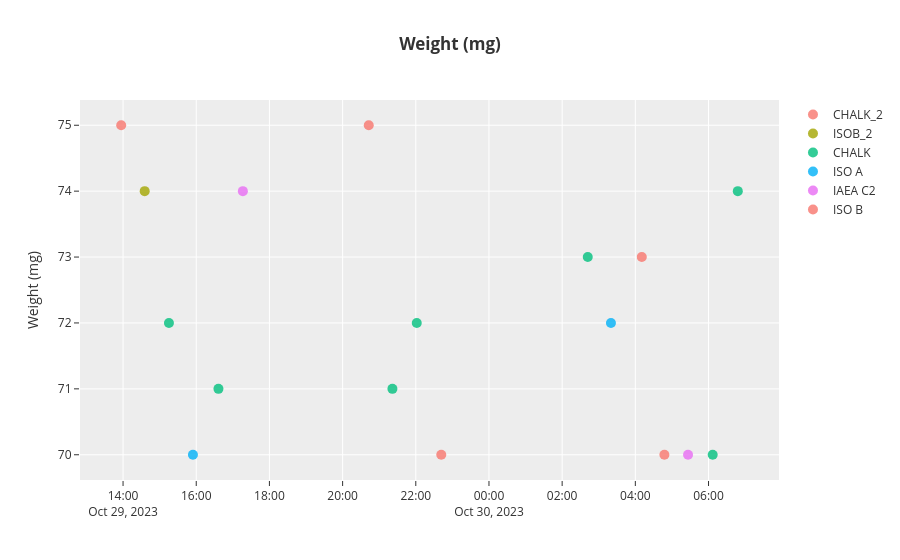
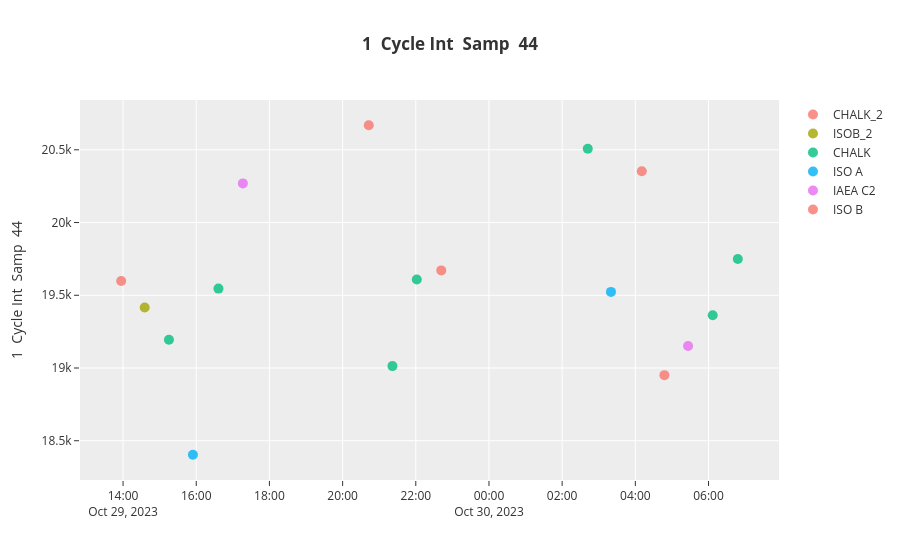
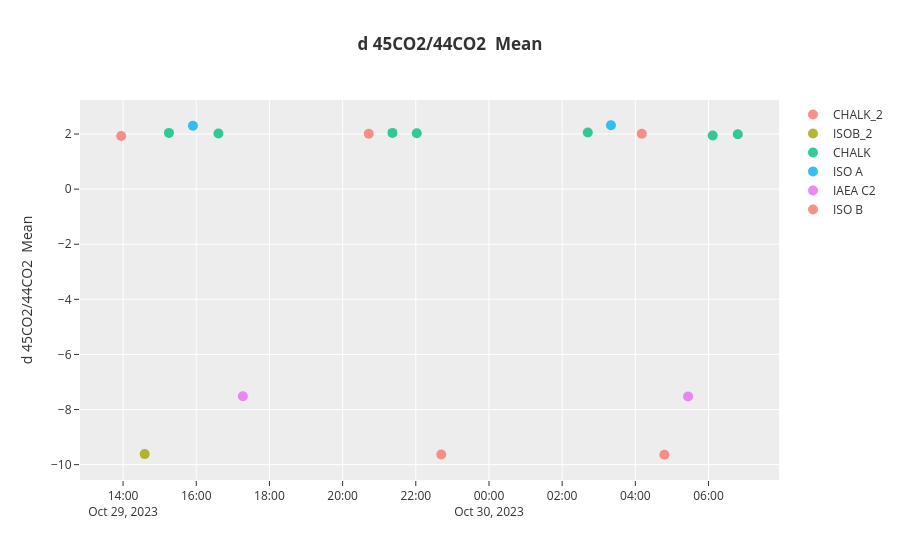
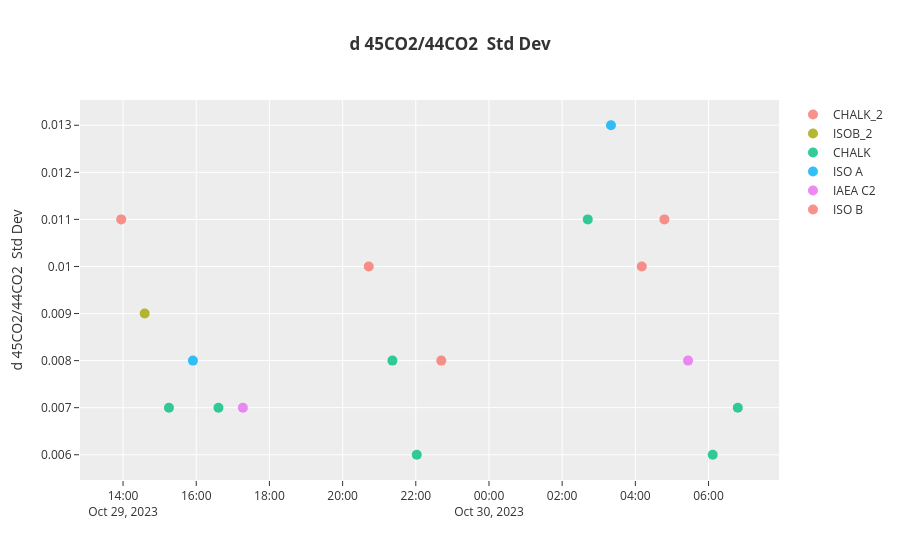

These figures' notebook cell, in order:
### Markdown cell above
## Delta Values Scatter Plots per Standard vs Time
This code generates scatter plots with markers for each group_column and displays custom information on hover. It utilizes the plotly.graph_objects library to create and manipulate the figures.

**Data Preparation**

`Define Group Columns`: The group_columns list specifies the columns to be plotted on the y-axis.

`Filter Data`: For each group column, the code filters the data for the corresponding identifier1 group and group column.

**Scatter Plot Creation**

`Create Figure`: A go.Figure object is created for each group column to hold the corresponding scatter plot.

`Generate Traces`: For each identifier1 group within the current group column, a scatter plot trace is generated using go.Scatter.

`Data`: The x and y values are set from the filtered data's "Time Code" and group column, respectively.
`Appearance`: The name is set to the identifier1 key, and the mode is set to "markers" to remove lines.
`Customdata`: A list of tuples is created containing the identifier1 key, weight, and line number. This customdata provides additional information on hover.
`Hovertemplate`: A hovertemplate is defined to display the customdata information (identifier1 key, weight, and line number) along with the y-axis value.
`Add Traces to Figure`: Each scatter plot trace is added to the corresponding figure using fig.add_trace.

**Figure Layout and Display**

`Update Layout`: The layout of each figure is updated using fig.update_layout.

`Title`: The title is set to the current group column name.
`Axis Titles`: The x-axis title is set to "", and the y-axis title is set to the group column name.
`Legend`: The legend is displayed.
`Store Figures`: The generated figures are stored in a dictionary figures for easy access.

`Display Figures`: Each figure in the figures dictionary is displayed using fig.show().

**Hover Information**

The hovertemplate provides additional information when hovering over a data point. It displays the identifier1 key (represented as "Init. intensity (mV)"), weight, and line number.

**Overall Structure**

The code iterates through each group column, generates scatter plots for each identifier1 group within that column, and displays the corresponding figures. It effectively visualizes the data for each group column while providing additional information on hover.

### Code cell
# Define the group columns to plot
group_columns = ['Weight (mg)',
       '1  Cycle Int  Samp  44', 
       'd 45CO2/44CO2  Mean', 'd 45CO2/44CO2  Std Dev',
       'd 46CO2/44CO2  Mean', 'd 46CO2/44CO2  Std Dev',
       'd 47CO2/44CO2  Mean', 'd 47CO2/44CO2  Std Dev',
       'd 48CO2/44CO2  Mean', 'd 48CO2/44CO2  Std Dev',
       'd 49CO2/44CO2  Mean', 'd 49CO2/44CO2  Std Dev', 
       'd 13C/12C  Mean', 'd 13C/12C  Std Dev', 
       'd 18O/16O  Mean', 'd 18O/16O  Std Dev']

# Create a dictionary to store figures
figures = {}

# Iterate through each group column
for group_column in group_columns:
    # Create a figure for the current group column
    fig = go.Figure()

    # Iterate through each identifier1 group
    for identifier1_key in df_std_cp["Identifier 1"].unique():
        # Filter data for the current group_column and identifier1_key
        filtered_data = df_std_cp[(df_std_cp["Identifier 1"] == identifier1_key)]

        # Create a scatter plot trace with markers and customdata
        customdata = list(zip(filtered_data["Weight (mg)"], filtered_data["1  Cycle Int  Samp  44"], filtered_data["Line"]))
        # customdata = [(str(identifier1_key), weight, line_number) for weight, line_number in zip(filtered_data["Weight (mg)"], filtered_data["Line"])]
        trace = go.Scatter(
            x=filtered_data["Time Code"],
            y=filtered_data[group_column],
            name=identifier1_key,
            mode="markers",  # Set mode to 'markers' to remove lines
            marker=dict(size=10, opacity=0.8),  # Customize marker appearance
            customdata=customdata,  # Add customdata for hover information
            hovertemplate="<b>Init. intensity (mV): %{customdata[1]}</b><br>" +
                          "<b>Weight (mg): %{customdata[0]:.1f}</b><br>" +
                           "<b>Line: %{customdata[2]}</b><br>"
        )

        # Add the trace to the figure
        fig.add_trace(trace)

    # Update the layout
    fig.update_layout(
        title=f"<b>{group_column}</b>",
        xaxis_title="",
        yaxis_title=group_column,
        showlegend=True
    )

    # Add the figure to the figures dictionary
    figures[group_column] = fig

# Create a subplot layout for vertically stacked figures
# combined_fig = make_subplots(rows=len(figures), cols=1)

# # Add each figure to the subplot layout
# for i, (group_column, fig) in enumerate(figures.items()):
#     for data in fig.data:
#         # Ensure legend labels and graphs are aligned
#         # Set legendgroup to group graphs by legend label
#         data.update(legendgroup=group_column)
#         combined_fig.add_trace(data, row=i + 1, col=1)

#         # Add titles and y-labels to each graph
#         combined_fig.update_yaxes(title_text=group_column, row=i + 1, col=1)
#         combined_fig.update_xaxes(title_text="", row=i + 1, col=1)

# # Set subplot titles
# subplot_titles = [f"<b>{group_column}</b>" for group_column in figures.keys()]
# combined_fig.update_layout(
#     title_text="Grouped Columns vs Time Code",
#     showlegend=True, # show a single legend per group_column
#     height=300 * len(figures),  # Adjust the height as needed
#     title_x=0.5,
#     title_y=0.98,
#     title_xanchor="center",
#     title_yanchor="top",
#     title_font=dict(size=24),
# )
# combined_fig.update_xaxes(title_text="", row=len(figures), col=1)
# combined_fig.update_xaxes(title_font=dict(size=16))
# combined_fig.update_yaxes(title_font=dict(size=16))

# Save the combined subplot layout to an HTML file
# pyo.plot(combined_fig, filename="combined_figures.html")

# Show the figures
for fig in figures.values():
    fig.show()

### Figure 1 — Plotly figure (JSON) as saved in the notebook; plotly's stock layout.template omitted (floating-point values rounded to 4 significant figures)
{"data": [{"customdata": [[75, 19600.0, 1], [75, 20670.0, 1], [73, 20350.0, 2]], "hovertemplate": "<b>Init. intensity (mV): %{customdata[1]}</b><br><b>Weight (mg): %{customdata[0]:.1f}</b><br><b>Line: %{customdata[2]}</b><br>", "marker": {"opacity": 0.8, "size": 10}, "mode": "markers", "name": "CHALK_2", "type": "scatter", "x": ["2023-10-29T13:56:57", "2023-10-29T20:42:52", "2023-10-30T04:10:35"], "y": [75, 75, 73]}, {"customdata": [[74, 19420.0, 2]], "hovertemplate": "<b>Init. intensity (mV): %{customdata[1]}</b><br><b>Weight (mg): %{customdata[0]:.1f}</b><br><b>Line: %{customdata[2]}</b><br>", "marker": {"opacity": 0.8, "size": 10}, "mode": "markers", "name": "ISOB_2", "type": "scatter", "x": ["2023-10-29T14:35:28"], "y": [74]}, {"customdata": [[72, 19190.0, 1], [71, 19550.0, 1], [71, 19010.0, 2], [72, 19610.0, 1], [73, 20510.0, 2], [70, 19360.0, 1], [74, 19750.0, 2]], "hovertemplate": "<b>Init. intensity (mV): %{customdata[1]}</b><br><b>Weight (mg): %{customdata[0]:.1f}</b><br><b>Line: %{customdata[2]}</b><br>", "marker": {"opacity": 0.8, "size": 10}, "mode": "markers", "name": "CHALK", "type": "scatter", "x": ["2023-10-29T15:15:15", "2023-10-29T16:36:24", "2023-10-29T21:21:41", "2023-10-29T22:01:37", "2023-10-30T02:42:00", "2023-10-30T06:06:52", "2023-10-30T06:48:01"], "y": [72, 71, 71, 72, 73, 70, 74]}, {"customdata": [[70, 18400.0, 2], [72, 19520.0, 1]], "hovertemplate": "<b>Init. intensity (mV): %{customdata[1]}</b><br><b>Weight (mg): %{customdata[0]:.1f}</b><br><b>Line: %{customdata[2]}</b><br>", "marker": {"opacity": 0.8, "size": 10}, "mode": "markers", "name": "ISO A", "type": "scatter", "x": ["2023-10-29T15:54:34", "2023-10-30T03:20:02"], "y": [70, 72]}, {"customdata": [[74, 20270.0, 2], [70, 19150.0, 2]], "hovertemplate": "<b>Init. intensity (mV): %{customdata[1]}</b><br><b>Weight (mg): %{customdata[0]:.1f}</b><br><b>Line: %{customdata[2]}</b><br>", "marker": {"opacity": 0.8, "size": 10}, "mode": "markers", "name": "IAEA C2", "type": "scatter", "x": ["2023-10-29T17:16:26", "2023-10-30T05:26:26"], "y": [74, 70]}, {"customdata": [[70, 19670.0, 2], [70, 18950.0, 1]], "hovertemplate": "<b>Init. intensity (mV): %{customdata[1]}</b><br><b>Weight (mg): %{customdata[0]:.1f}</b><br><b>Line: %{customdata[2]}</b><br>", "marker": {"opacity": 0.8, "size": 10}, "mode": "markers", "name": "ISO B", "type": "scatter", "x": ["2023-10-29T22:41:47", "2023-10-30T04:47:40"], "y": [70, 70]}], "layout": {"showlegend": true, "title": {"text": "<b>Weight (mg)</b>"}, "xaxis": {"title": {"text": ""}}, "yaxis": {"title": {"text": "Weight (mg)"}}}}

### Figure 2 — Plotly figure (JSON) as saved in the notebook; plotly's stock layout.template omitted (floating-point values rounded to 4 significant figures)
{"data": [{"customdata": [[75, 19600.0, 1], [75, 20670.0, 1], [73, 20350.0, 2]], "hovertemplate": "<b>Init. intensity (mV): %{customdata[1]}</b><br><b>Weight (mg): %{customdata[0]:.1f}</b><br><b>Line: %{customdata[2]}</b><br>", "marker": {"opacity": 0.8, "size": 10}, "mode": "markers", "name": "CHALK_2", "type": "scatter", "x": ["2023-10-29T13:56:57", "2023-10-29T20:42:52", "2023-10-30T04:10:35"], "y": [19600.0, 20670.0, 20350.0]}, {"customdata": [[74, 19420.0, 2]], "hovertemplate": "<b>Init. intensity (mV): %{customdata[1]}</b><br><b>Weight (mg): %{customdata[0]:.1f}</b><br><b>Line: %{customdata[2]}</b><br>", "marker": {"opacity": 0.8, "size": 10}, "mode": "markers", "name": "ISOB_2", "type": "scatter", "x": ["2023-10-29T14:35:28"], "y": [19420.0]}, {"customdata": [[72, 19190.0, 1], [71, 19550.0, 1], [71, 19010.0, 2], [72, 19610.0, 1], [73, 20510.0, 2], [70, 19360.0, 1], [74, 19750.0, 2]], "hovertemplate": "<b>Init. intensity (mV): %{customdata[1]}</b><br><b>Weight (mg): %{customdata[0]:.1f}</b><br><b>Line: %{customdata[2]}</b><br>", "marker": {"opacity": 0.8, "size": 10}, "mode": "markers", "name": "CHALK", "type": "scatter", "x": ["2023-10-29T15:15:15", "2023-10-29T16:36:24", "2023-10-29T21:21:41", "2023-10-29T22:01:37", "2023-10-30T02:42:00", "2023-10-30T06:06:52", "2023-10-30T06:48:01"], "y": [19190.0, 19550.0, 19010.0, 19610.0, 20510.0, 19360.0, 19750.0]}, {"customdata": [[70, 18400.0, 2], [72, 19520.0, 1]], "hovertemplate": "<b>Init. intensity (mV): %{customdata[1]}</b><br><b>Weight (mg): %{customdata[0]:.1f}</b><br><b>Line: %{customdata[2]}</b><br>", "marker": {"opacity": 0.8, "size": 10}, "mode": "markers", "name": "ISO A", "type": "scatter", "x": ["2023-10-29T15:54:34", "2023-10-30T03:20:02"], "y": [18400.0, 19520.0]}, {"customdata": [[74, 20270.0, 2], [70, 19150.0, 2]], "hovertemplate": "<b>Init. intensity (mV): %{customdata[1]}</b><br><b>Weight (mg): %{customdata[0]:.1f}</b><br><b>Line: %{customdata[2]}</b><br>", "marker": {"opacity": 0.8, "size": 10}, "mode": "markers", "name": "IAEA C2", "type": "scatter", "x": ["2023-10-29T17:16:26", "2023-10-30T05:26:26"], "y": [20270.0, 19150.0]}, {"customdata": [[70, 19670.0, 2], [70, 18950.0, 1]], "hovertemplate": "<b>Init. intensity (mV): %{customdata[1]}</b><br><b>Weight (mg): %{customdata[0]:.1f}</b><br><b>Line: %{customdata[2]}</b><br>", "marker": {"opacity": 0.8, "size": 10}, "mode": "markers", "name": "ISO B", "type": "scatter", "x": ["2023-10-29T22:41:47", "2023-10-30T04:47:40"], "y": [19670.0, 18950.0]}], "layout": {"showlegend": true, "title": {"text": "<b>1  Cycle Int  Samp  44</b>"}, "xaxis": {"title": {"text": ""}}, "yaxis": {"title": {"text": "1  Cycle Int  Samp  44"}}}}

### Figure 3 — Plotly figure (JSON) as saved in the notebook; plotly's stock layout.template omitted (floating-point values rounded to 4 significant figures)
{"data": [{"customdata": [[75, 19600.0, 1], [75, 20670.0, 1], [73, 20350.0, 2]], "hovertemplate": "<b>Init. intensity (mV): %{customdata[1]}</b><br><b>Weight (mg): %{customdata[0]:.1f}</b><br><b>Line: %{customdata[2]}</b><br>", "marker": {"opacity": 0.8, "size": 10}, "mode": "markers", "name": "CHALK_2", "type": "scatter", "x": ["2023-10-29T13:56:57", "2023-10-29T20:42:52", "2023-10-30T04:10:35"], "y": [1.931, 2.009, 2.01]}, {"customdata": [[74, 19420.0, 2]], "hovertemplate": "<b>Init. intensity (mV): %{customdata[1]}</b><br><b>Weight (mg): %{customdata[0]:.1f}</b><br><b>Line: %{customdata[2]}</b><br>", "marker": {"opacity": 0.8, "size": 10}, "mode": "markers", "name": "ISOB_2", "type": "scatter", "x": ["2023-10-29T14:35:28"], "y": [-9.618]}, {"customdata": [[72, 19190.0, 1], [71, 19550.0, 1], [71, 19010.0, 2], [72, 19610.0, 1], [73, 20510.0, 2], [70, 19360.0, 1], [74, 19750.0, 2]], "hovertemplate": "<b>Init. intensity (mV): %{customdata[1]}</b><br><b>Weight (mg): %{customdata[0]:.1f}</b><br><b>Line: %{customdata[2]}</b><br>", "marker": {"opacity": 0.8, "size": 10}, "mode": "markers", "name": "CHALK", "type": "scatter", "x": ["2023-10-29T15:15:15", "2023-10-29T16:36:24", "2023-10-29T21:21:41", "2023-10-29T22:01:37", "2023-10-30T02:42:00", "2023-10-30T06:06:52", "2023-10-30T06:48:01"], "y": [2.041, 2.019, 2.042, 2.031, 2.058, 1.948, 1.993]}, {"customdata": [[70, 18400.0, 2], [72, 19520.0, 1]], "hovertemplate": "<b>Init. intensity (mV): %{customdata[1]}</b><br><b>Weight (mg): %{customdata[0]:.1f}</b><br><b>Line: %{customdata[2]}</b><br>", "marker": {"opacity": 0.8, "size": 10}, "mode": "markers", "name": "ISO A", "type": "scatter", "x": ["2023-10-29T15:54:34", "2023-10-30T03:20:02"], "y": [2.299, 2.319]}, {"customdata": [[74, 20270.0, 2], [70, 19150.0, 2]], "hovertemplate": "<b>Init. intensity (mV): %{customdata[1]}</b><br><b>Weight (mg): %{customdata[0]:.1f}</b><br><b>Line: %{customdata[2]}</b><br>", "marker": {"opacity": 0.8, "size": 10}, "mode": "markers", "name": "IAEA C2", "type": "scatter", "x": ["2023-10-29T17:16:26", "2023-10-30T05:26:26"], "y": [-7.52, -7.524]}, {"customdata": [[70, 19670.0, 2], [70, 18950.0, 1]], "hovertemplate": "<b>Init. intensity (mV): %{customdata[1]}</b><br><b>Weight (mg): %{customdata[0]:.1f}</b><br><b>Line: %{customdata[2]}</b><br>", "marker": {"opacity": 0.8, "size": 10}, "mode": "markers", "name": "ISO B", "type": "scatter", "x": ["2023-10-29T22:41:47", "2023-10-30T04:47:40"], "y": [-9.629, -9.641]}], "layout": {"showlegend": true, "title": {"text": "<b>d 45CO2/44CO2  Mean</b>"}, "xaxis": {"title": {"text": ""}}, "yaxis": {"title": {"text": "d 45CO2/44CO2  Mean"}}}}

### Figure 4 — Plotly figure (JSON) as saved in the notebook; plotly's stock layout.template omitted (floating-point values rounded to 4 significant figures)
{"data": [{"customdata": [[75, 19600.0, 1], [75, 20670.0, 1], [73, 20350.0, 2]], "hovertemplate": "<b>Init. intensity (mV): %{customdata[1]}</b><br><b>Weight (mg): %{customdata[0]:.1f}</b><br><b>Line: %{customdata[2]}</b><br>", "marker": {"opacity": 0.8, "size": 10}, "mode": "markers", "name": "CHALK_2", "type": "scatter", "x": ["2023-10-29T13:56:57", "2023-10-29T20:42:52", "2023-10-30T04:10:35"], "y": [0.011, 0.01, 0.01]}, {"customdata": [[74, 19420.0, 2]], "hovertemplate": "<b>Init. intensity (mV): %{customdata[1]}</b><br><b>Weight (mg): %{customdata[0]:.1f}</b><br><b>Line: %{customdata[2]}</b><br>", "marker": {"opacity": 0.8, "size": 10}, "mode": "markers", "name": "ISOB_2", "type": "scatter", "x": ["2023-10-29T14:35:28"], "y": [0.009]}, {"customdata": [[72, 19190.0, 1], [71, 19550.0, 1], [71, 19010.0, 2], [72, 19610.0, 1], [73, 20510.0, 2], [70, 19360.0, 1], [74, 19750.0, 2]], "hovertemplate": "<b>Init. intensity (mV): %{customdata[1]}</b><br><b>Weight (mg): %{customdata[0]:.1f}</b><br><b>Line: %{customdata[2]}</b><br>", "marker": {"opacity": 0.8, "size": 10}, "mode": "markers", "name": "CHALK", "type": "scatter", "x": ["2023-10-29T15:15:15", "2023-10-29T16:36:24", "2023-10-29T21:21:41", "2023-10-29T22:01:37", "2023-10-30T02:42:00", "2023-10-30T06:06:52", "2023-10-30T06:48:01"], "y": [0.007, 0.007, 0.008, 0.006, 0.011, 0.006, 0.007]}, {"customdata": [[70, 18400.0, 2], [72, 19520.0, 1]], "hovertemplate": "<b>Init. intensity (mV): %{customdata[1]}</b><br><b>Weight (mg): %{customdata[0]:.1f}</b><br><b>Line: %{customdata[2]}</b><br>", "marker": {"opacity": 0.8, "size": 10}, "mode": "markers", "name": "ISO A", "type": "scatter", "x": ["2023-10-29T15:54:34", "2023-10-30T03:20:02"], "y": [0.008, 0.013]}, {"customdata": [[74, 20270.0, 2], [70, 19150.0, 2]], "hovertemplate": "<b>Init. intensity (mV): %{customdata[1]}</b><br><b>Weight (mg): %{customdata[0]:.1f}</b><br><b>Line: %{customdata[2]}</b><br>", "marker": {"opacity": 0.8, "size": 10}, "mode": "markers", "name": "IAEA C2", "type": "scatter", "x": ["2023-10-29T17:16:26", "2023-10-30T05:26:26"], "y": [0.007, 0.008]}, {"customdata": [[70, 19670.0, 2], [70, 18950.0, 1]], "hovertemplate": "<b>Init. intensity (mV): %{customdata[1]}</b><br><b>Weight (mg): %{customdata[0]:.1f}</b><br><b>Line: %{customdata[2]}</b><br>", "marker": {"opacity": 0.8, "size": 10}, "mode": "markers", "name": "ISO B", "type": "scatter", "x": ["2023-10-29T22:41:47", "2023-10-30T04:47:40"], "y": [0.008, 0.011]}], "layout": {"showlegend": true, "title": {"text": "<b>d 45CO2/44CO2  Std Dev</b>"}, "xaxis": {"title": {"text": ""}}, "yaxis": {"title": {"text": "d 45CO2/44CO2  Std Dev"}}}}
